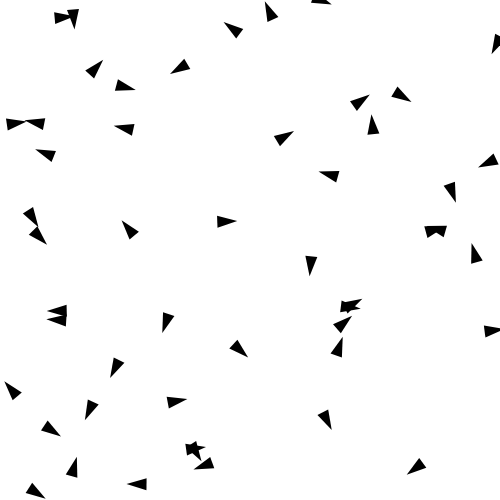
Frame 1 (no input)
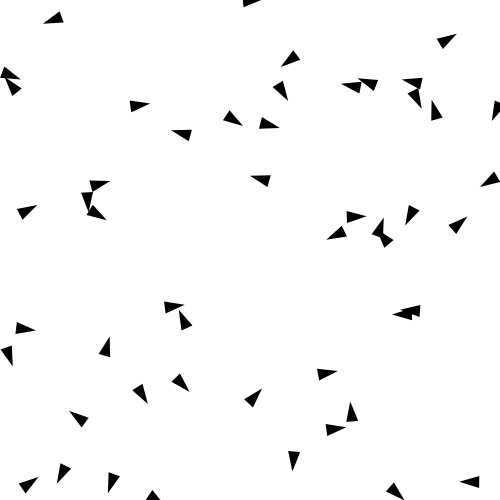
Frame 60 (no input)
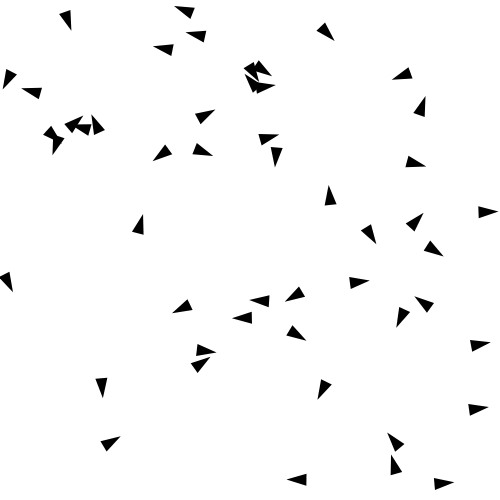
Frame 120 (the mouse pressed at the canvas centre since frame 60)

The p5.js sketch that drew these frames (run headless with seeded random() and noise() and a simulated clock; from frame 60 on, the mouse is pressed at the canvas centre):

// p5.js sketch
// ── sketch.js
function setup() {
  createCanvas(windowHeight, windowWidth);
}

function draw() {
  background(220);
}
let birds = [];
let numBirds = 50;

function setup() {
  createCanvas(500, 500);
  for (let i = 0; i < numBirds; i++) {
    birds.push(new Bird(random(width), random(height)));
  }
}

function draw() {
  clear();
  
  for (let bird of birds) {
    bird.update();
    bird.display();
  }
}

class Bird {
  constructor(x, y) {
    this.position = createVector(x, y);
    this.velocity = p5.Vector.random2D();
    this.velocity.mult(random(2, 4));
    this.acceleration = createVector();
    this.maxForce = 0.1;
    this.maxSpeed = 4;
  }

  update() {
    this.position.add(this.velocity);
    this.velocity.add(this.acceleration);
    this.velocity.limit(this.maxSpeed);
    this.acceleration.mult(0);
    
    // Wrapping around the canvas
    if (this.position.x > width) this.position.x = 0;
    if (this.position.x < 0) this.position.x = width;
    if (this.position.y > height) this.position.y = 0;
    if (this.position.y < 0) this.position.y = height;
  }

  applyForce(force) {
    this.acceleration.add(force);
  }

  display() {
    let angle = this.velocity.heading() + HALF_PI;
    fill(0);
    noStroke();
    push();
    translate(this.position.x, this.position.y);
    rotate(angle);
    beginShape();
    vertex(0, -12);
    vertex(-6, 8);
    vertex(6, 8);
    endShape(CLOSE);
    pop();
  }
}


// ── style.css
html, body {
  margin: 0;
  padding: 0;
  background-color:#84CDD6
}
canvas {
  display: block;
}
